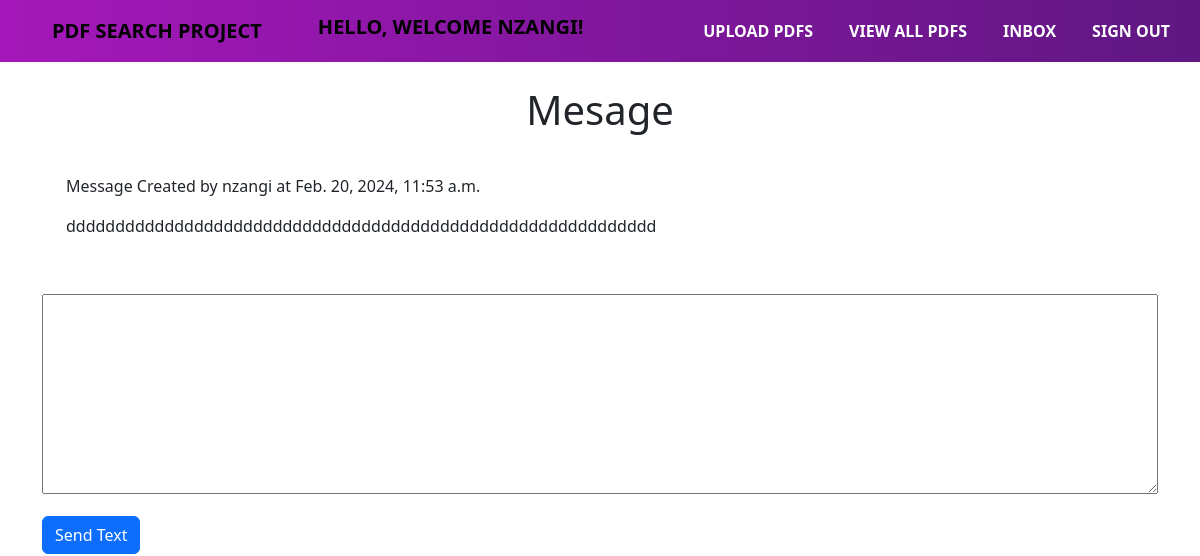
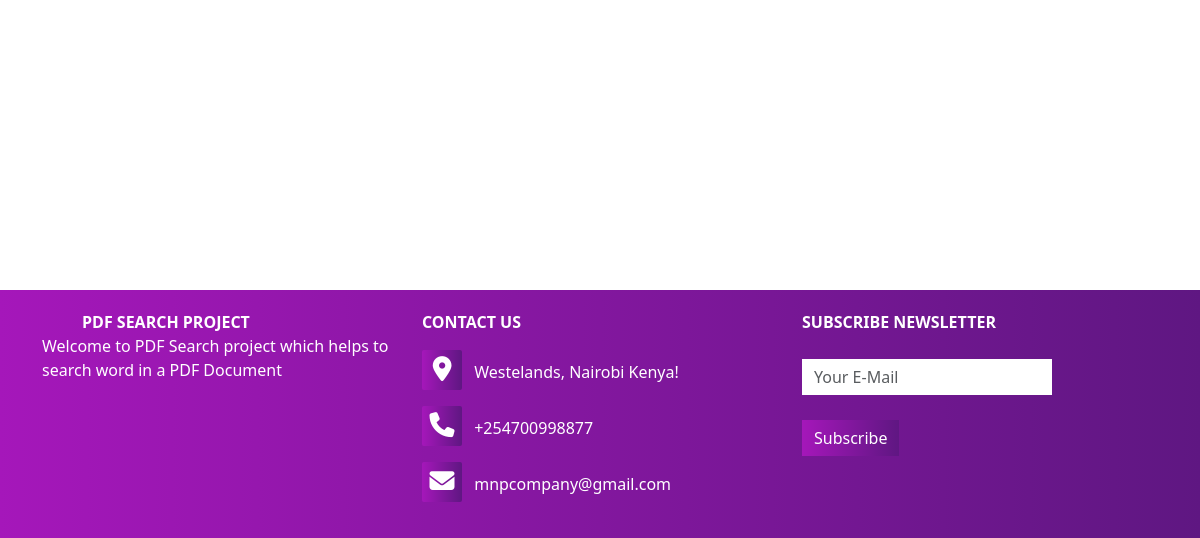
Before: /inbox/message/4/ (signed in) with the older database file (2 pictures, top to bottom).
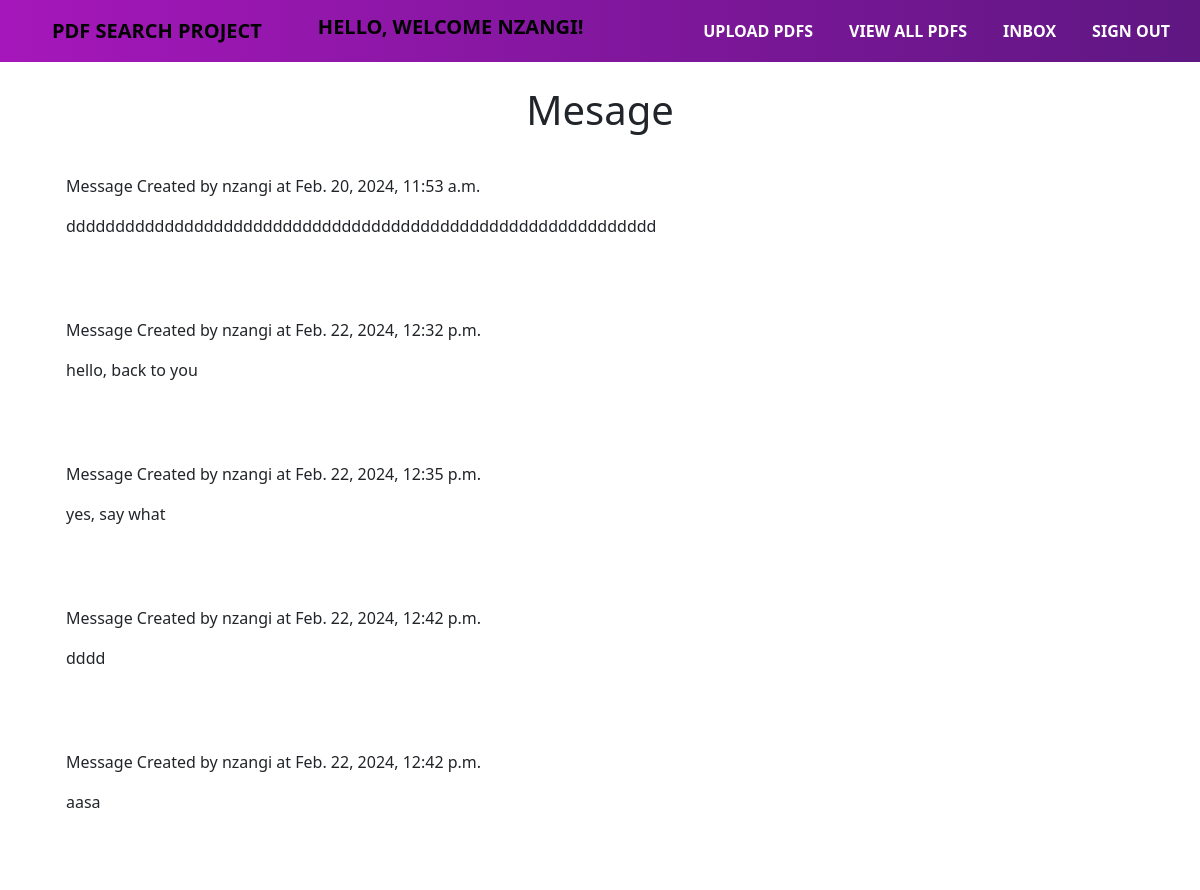
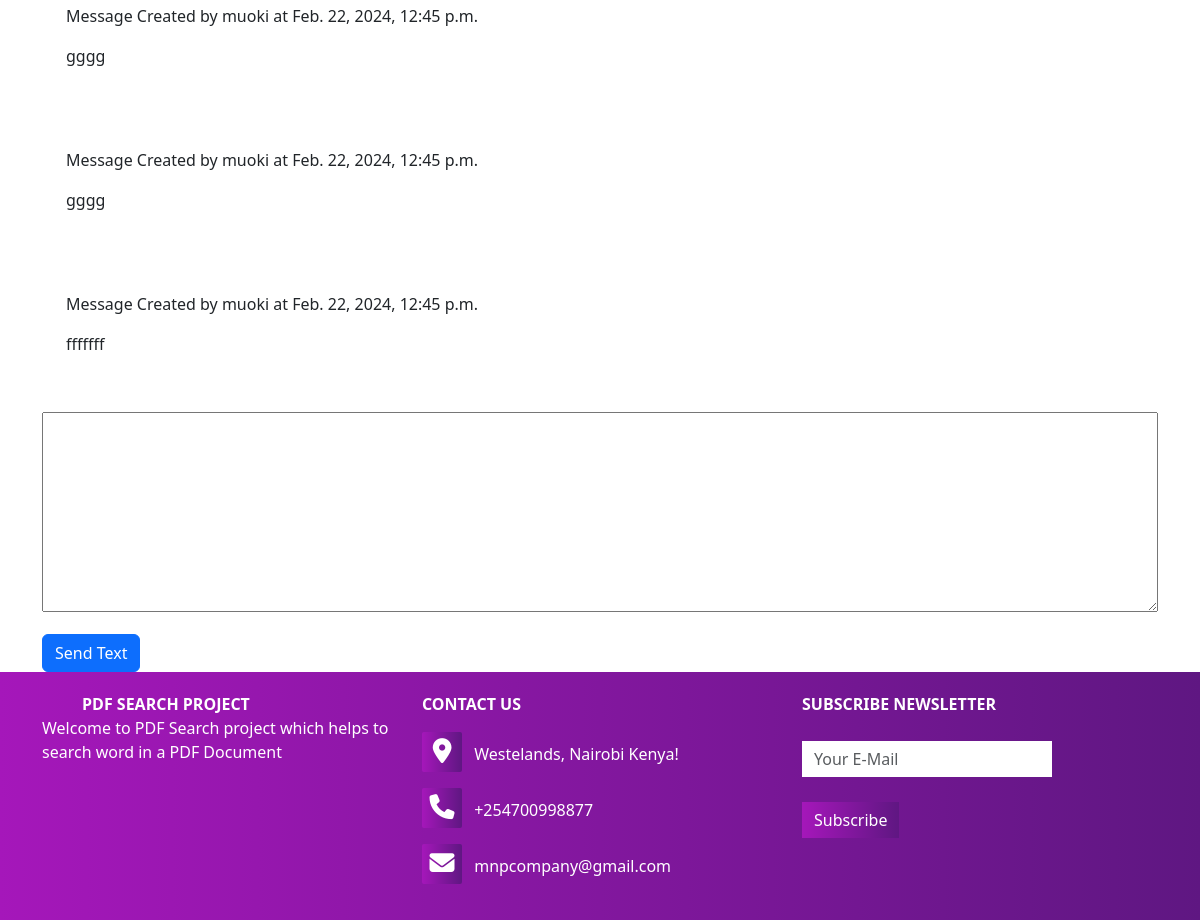
After: the same page with the newer database file (2 pictures, top to bottom).
### conversation/models.py (models this page shows, shortened)
class ConversationMessage(models.Model):
    conversation = models.ForeignKey(Conversation,related_name='messages', on_delete=models.CASCADE)
    content = models.TextField()
    created_at = models.DateTimeField(auto_now_add=True)
    created_by = models.ForeignKey(User,related_name='created_messages',on_delete=models.CASCADE)

### conversation/views.py (the view)
# urls.py: path('message/<int:pk>/',views.conversation_detail,name='conversation_detail'),
@login_required
def conversation_detail(request,pk):
    conversation  = Conversation.objects.filter(members__in=[request.user.id]).get(pk=pk)
    if request.method == 'POST':
        form = ConversationMessageForm(request.POST)
        if form.is_valid():
            conversation_message = form.save(commit=False)
            conversation_message.conversation = conversation
            conversation_message.created_by = request.user
            conversation_message.save()
            conversation.save()
            return redirect('conversation:conversation_detail',pk=pk)
    else:
        form = ConversationMessageForm()
    for message in conversation.messages.all():
        print(message.id)
    return render(request,'conversation/conversation_detail.html',{
        'form':form,
        'conversation':conversation,
    })

### conversation/forms.py
class ConversationMessageForm(forms.ModelForm):
    class Meta:
        model = ConversationMessage
        fields = ('content',)

### conversation/templates/conversation/conversation_detail.html (shortened to what this page needs)
{% extends 'base/base.html' %}
{% load static %}
{% block content %}
  <link rel="stylesheet" type="text/css" href="{% static 'conversation/css/new.css' %}" />
  <div class="container">
    <h1 class="text-center mt-4">Mesage</h1>
    {% for message in conversation.messages.all %}
      <div class="bg-sucess mb-3 mt-3 p-4">
        <p>Message Created by {{ message.created_by.username }} at {{ message.created_at }}</p>
        <p>{{ message.content }}</p>
      </div>
    {% endfor %}
    <form class="form" action="." method="post">
      <div class="form-floating w-100">{{ form.content }}</div>
      <button class="btn btn-primary mt-3">Send Text</button>
    </form>
  </div>
{% endblock %}

### base/templates/base/base.html (shortened to what this page needs)
{% load static %}
<!DOCTYPE html>
<html lang="en">
  <head>
    <link href="https://cdn.jsdelivr.net/npm/bootstrap@5.3.2/dist/css/bootstrap.min.css" rel="stylesheet" />
    <link rel="stylesheet" type="text/css" href="{% static 'base/css/sections/base.css' %}" />
    <link href="https://cdn.jsdelivr.net/npm/bootstrap@5.3.2/dist/css/bootstrap.min.css" rel="stylesheet" />
  </head>
  <body>
    <nav class="navbar navbar-expand-lg">
      <div class="container-fluid">
        <a class="navbar-brand" href="#">PDF Search Project</a>
        {% if user.is_authenticated %}
          <h3 class="navbar-brand">Hello, Welcome {{ user.username }}!</h3>
        {% endif %}
        <div class="collapse navbar-collapse" id="navbarNav">
          <ul class="navbar-nav ms-auto">
            {% if user.is_authenticated %}
              <li class="nav-item">
                <a class="nav-link" href="{% url 'base:upload_pdf' %}">Upload PDFs</a>
              </li>
              <li class="nav-item">
                <a class="nav-link" href="{% url 'base:view_pdf' %}">View All PDFs</a>
              </li>
              <li class="nav-item">
                <a class="nav-link" href="{%url 'conversation:inbox' %}">Inbox</a>
              </li>
              <li class="nav-item">
                <a class="nav-link" href="{% url 'users:logout' %}">Sign Out</a>
              </li>
            {% endif %}
          </ul>
        </div>
      </div>
    </nav>
    <main class="main">
      {% block content %}
      {% endblock %}
    </main>
    <section id="footer">
      <div class="container">
        <div class="row">
          <div class="col-md-4 footer-box">
            <a class="navbar-brand" href="#">PDF Search Project</a>
            <p>Welcome to PDF Search project which helps to search word in a PDF Document</p>
          </div>
          <div class="col-md-4 footer-box">
            <p>
              <b>CONTACT US</b>
            </p>
            <p>
              <i class="fa-solid fa-location-dot"></i> Westelands, Nairobi Kenya!
            </p>
            <p>
              <i class="fa-solid fa-phone"></i> +254700998877
            </p>
            <p>
              <i class="fa-solid fa-envelope"></i> mnpcompany@gmail.com
            </p>
          </div>
          <div class="col-md-4 footer-box">
            <p>
              <b>SUBSCRIBE NEWSLETTER</b>
            </p>
            <input type="email" class="form-control" placeholder="Your E-Mail" />
            <button type="button" class="btn btn-primary">Subscribe</button>
          </div>
        </div>
      </div>
    </section>
  </body>
</html>

### base/static/base/css/sections/base.css (style rules this page uses)
* { margin: 0; padding: 0; }
body { font-family: 'Poppins', sans-serif; }
.container-fluid { padding: 10px; }
.navbar { background-image: linear-gradient(to right ,#a517ba,#5f1782); padding: 0 !important; }
.navbar-brand { text-transform: uppercase; margin-left: 40px; color: #fff; font-weight: 600; }
.navbar-nav li { padding: 0 10px; }
.navbar-nav li a { color: #fff !important; font-weight: 600; float: right; text-align: left; text-transform: uppercase; }
.main { min-height: 95vh; }
#footer { background-image: linear-gradient(to right ,#a517ba,#5f1782); color: #fff; }
.footer-box { padding: 20px; }
.footer-box .fa-solid { margin-right: 8px; font-size: 25px; height: 40px; width: 40px; text-align: center; padding-top: 7px; border-radius: 2px; background-image: linear-gradient(to right ,#a517ba,#5f1782); }
.footer-box .form-control { box-shadow: none !important; border: none; border-radius: 0; margin-top: 25px; max-width: 250px; }
.footer-box .btn-primary { box-shadow: none !important; border: none; border-radius: 0; margin-top: 25px; background-image: linear-gradient(to right ,#a517ba,#5f1782); }

### conversation/static/conversation/css/new.css (style rules this page uses)
textarea { width: 100%; height: 200px; }

Changed rows visible on the page:
added ConversationMessage: created_by.username "nzangi", created_at "Feb. 22, 2024, 12:32 p.m.", content "hello, back to you"
added ConversationMessage: created_by.username "nzangi", created_at "Feb. 22, 2024, 12:35 p.m.", content "yes, say what"
added ConversationMessage: created_by.username "nzangi", created_at "Feb. 22, 2024, 12:42 p.m.", content "dddd"
added ConversationMessage: created_by.username "nzangi", created_at "Feb. 22, 2024, 12:42 p.m.", content "aasa"
added ConversationMessage: created_by.username "muoki", created_at "Feb. 22, 2024, 12:45 p.m.", content "gggg"
added ConversationMessage: created_by.username "muoki", created_at "Feb. 22, 2024, 12:45 p.m.", content "gggg"
added ConversationMessage: created_by.username "muoki", created_at "Feb. 22, 2024, 12:45 p.m.", content "fffffff"
